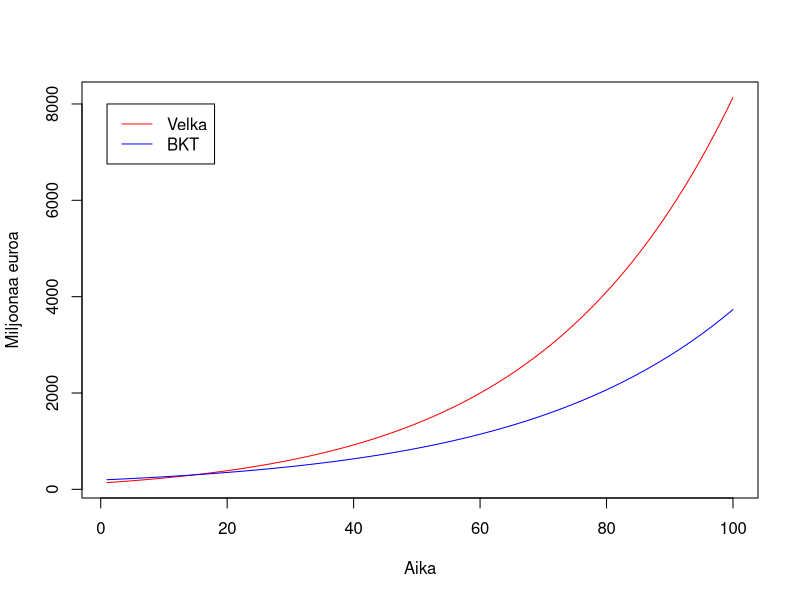
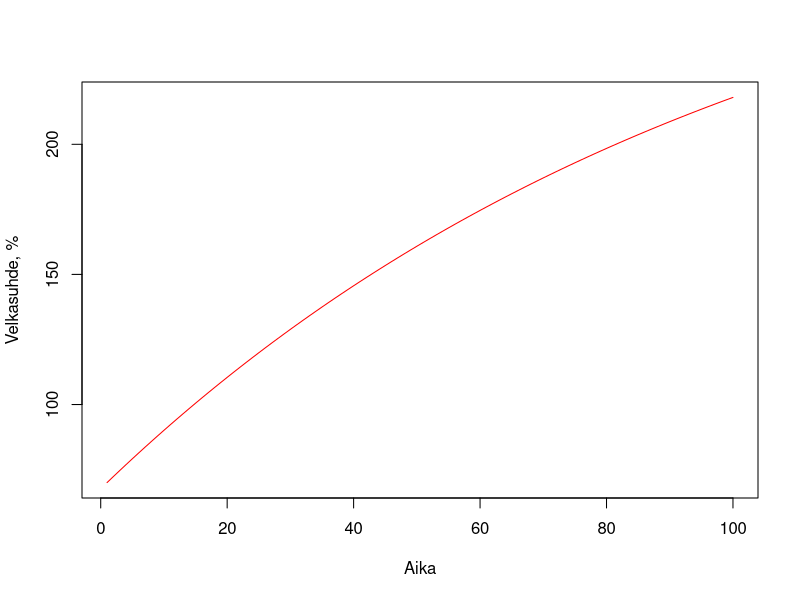

Here is the R script that generated these plots, in order:
## Periodien määrä
T <- 100

## BKT:n kasvuvauhti
g <- 0.03

## Reaalikorko
r <- 0.02 

## BKT
Y <- rep(NA, T)
### BKT periodilla 1
Y[1] <- 200 

## Velka / BKT
d <- rep(NA, T)
### Velka periodilla 1
d[1] <- 0.7

## Perusjäämä / BKT
pb <- rep(-0.03, T) 

## BKT:n kehitys
for(i in 2:T)
    Y[i] <- (1+g)*Y[i-1]

## Velan kehitys
for(i in 2:T)
    d[i] <- d[i-1]*(1+r)/(1+g) - pb[i]

## Velkamäärä
D <- d*Y

## Perusjäämä
PB <- pb*Y

## Velka ja BKT tasoina
plot(D, type = "l", col = "red", xlab = "Aika", ylab = "Miljoonaa euroa")
lines(Y, col = "blue")
legend(1, 8000,  legend = c("Velka", "BKT"), col = c("red", "blue"), lty = 1)

## Velkasuhde
plot(100*d, type = "l", col = "red", xlab = "Aika", ylab = "Velkasuhde, %")
